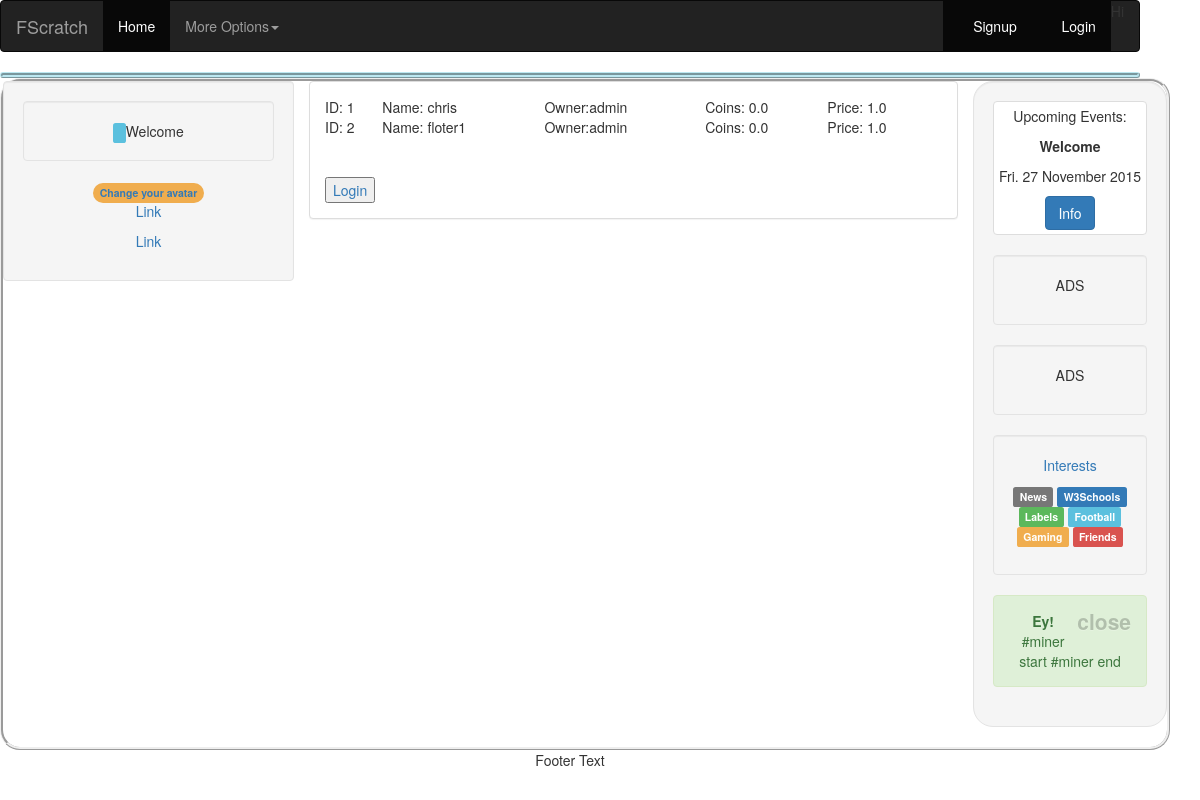
Page /sell_friends/ on the committed database.
### home/models.py (models this page shows)
class Bsell(models.Model):
    user_name = models.CharField(max_length=250)
    owner = models.CharField(max_length=250, default="admin")
    coins = models.FloatField(null=True, blank=True, default=0.0)
    price = models.FloatField(null=True, blank=True, default=1.0)

### home/views.py (the view)
# urls.py: path('sell_friends/', views.sell_friends, name='sell_friends'),
def sell_friends(request):
    forsale = Bsell.objects.exclude(owner=request.user.username) & Bsell.objects.exclude(user_name=request.user.username)
    myprofile = Bsell.objects.filter(user_name = request.user.username)
    template = "bsell_home.html"
    context = {
    	"forsale" : forsale,
    	'myprofile' : myprofile
    	}
    return render(request, template, context)

### home/templates/bsell_home.html (shortened to what this page needs)
{% include 'home/html/header.html'  %}
<table border="0" style="width: 100%;">
{% for fsell in forsale %}
<tr>
<td>ID: {{ fsell.id }}</td> <td>Name: {{ fsell.user_name }}</td>  <td>Owner:{{ fsell.owner }}</td> <td>Coins: {{ fsell.coins }}</td> <td>Price: {{ fsell.price }}</td>
</tr>
{% endfor %}
</table>
<br/>
<br/>
{% if request.user.username == "" %}
<a href="{% url 'articles:login1' %}"><input type="button" value="Login" /></a>
{%else%}
<a href="{% url 'articles:logout1' %}"><input type="button" value="Logout" /></a>
<a href="{% url 'articles:register' %}"><input type="button" value="SignUp a Friend" /></a>
{%endif%}
<br/>
{% include 'home/html/footer.html'  %}

### rows in the picture
Bsell: id "1", user_name "chris", owner "admin", coins "0.0", price "1.0"
Bsell: id "2", user_name "floter1", owner "admin", coins "0.0", price "1.0"
